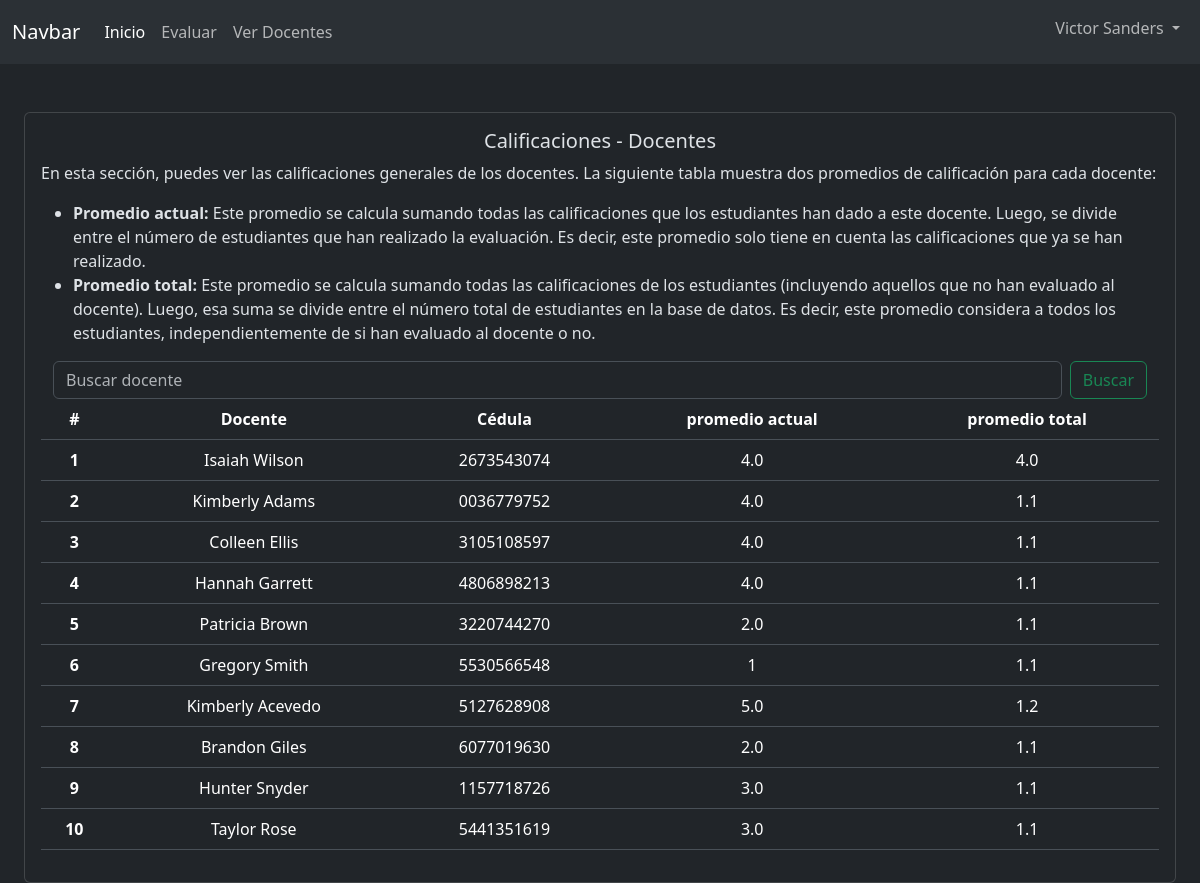
The app's page /docentes/listado/ (signed in) with its own data.
### assessments/models.py (models this page shows)
class Teacher(models.Model):
    first_name = models.CharField(max_length=50)
    last_name = models.CharField(max_length=50)
    dni = models.CharField(
        max_length=10,
        unique=True,
        validators=[
            RegexValidator(
                r"^\d{8,10}$", "La cédula deber ser un numero de max 10 dígitos"
            )
        ],
    )
    def __str__(self):
        return f"{self.first_name} {self.last_name}"

### assessments/views.py (the view)
# urls.py: path("docentes/listado/", views.view_assessments, name="View_assessments"),
@login_required
def view_assessments(request):
    user_name = request.user.first_name + " " + request.user.last_name
    data = {"user_name": user_name}
    query = request.GET.get("query", "").strip()
    if query:
        teachers = Teacher.objects.filter(
            Q(first_name__istartswith=query) | Q(last_name__istartswith=query)
        )
    else:
        teachers = Teacher.objects.all().prefetch_related("assessment_set")
    if not teachers:
        messages.warning(request, "No se encontraron docentes")
        return render(request, "layouts/view_assessment.html", data)
    teacher_data = []
    students_count = Student.objects.count()
    for teacher in teachers:
        current_avg_data = Assessment.objects.filter(teacher=teacher).aggregate(
            rating_avg=Avg("rating"), total=Count("rating")
        )
        current_avg = round(current_avg_data["rating_avg"] or 1, 1)
        total_ratings = current_avg_data["total"]
        sum_missing_ratings = students_count - total_ratings
        if sum_missing_ratings == 0:
            total_avg = current_avg
            teacher_data.append(
                {
                    "teacher": teacher,
                    "current_avg": current_avg,
                    "total_avg": total_avg,
                }
            )
            continue
        """ Calculo promedio total, aunque no hayan calificado se tiene en cuenta
        en este calculo las calificaciones que no se han hecho se tienen en cuenta
        como la calificación mas baja posible """
        total_avg = round(
            (
                ((current_avg + sum_missing_ratings) / students_count)
                if students_count > 0
                else 1
            ),
            1,
        )
        teacher_data.append(
            {
                "teacher": teacher,
                "current_avg": current_avg,
                "total_avg": total_avg,
            }
        )
    data["teacher_data"] = teacher_data
    return render(request, "layouts/view_assessment_page.html", data)

### assessments/templates/layouts/view_assessment_page.html (shortened to what this page needs)
{% extends 'base_html.html' %}
{% block content %}
<header class="">
  {% include "layouts/partials/nav.html" with user_name=user_name %}
</header>
<main class="row justify-content-evenly w-100 mt-5 ps-4">
  <section class="">
    <div class="card" style="width: 100%">
      <div class="card-body">
        <h5 class="card-title text-center">Calificaciones - Docentes</h5>
        <p class="card-text">
          En esta sección, puedes ver las calificaciones generales de los
          docentes. La siguiente tabla muestra dos promedios de calificación
          para cada docente:
        </p>
        <ul>
          <li>
            <strong>Promedio actual:</strong> Este promedio se calcula sumando
            todas las calificaciones que los estudiantes han dado a este
            docente. Luego, se divide entre el número de estudiantes que han
            realizado la evaluación. Es decir, este promedio solo tiene en
            cuenta las calificaciones que ya se han realizado.
          </li>
          <li>
            <strong>Promedio total:</strong> Este promedio se calcula sumando
            todas las calificaciones de los estudiantes (incluyendo aquellos que
            no han evaluado al docente). Luego, esa suma se divide entre el
            número total de estudiantes en la base de datos. Es decir, este
            promedio considera a todos los estudiantes, independientemente de si
            han evaluado al docente o no.
          </li>
        </ul>
        <div class="container-fluid">
          <form
            class="d-flex"
            role="search"
            method="get"
            action="{% url 'View_assessments' %}"
          >
            <input
              class="form-control me-2"
              type="search"
              name="query"
              placeholder="Buscar docente"
              aria-label="Search"
              value="{{ request.GET.query|default:'' }}"
            />
            <button class="btn btn-outline-success" type="submit">
              Buscar
            </button>
          </form>
        </div>
        <table class="table table-hover">
          <thead>
            <tr class="text-center align-middle">
              <th scope="col">#</th>
              <th scope="col">Docente</th>
              <th scope="col">Cédula</th>
              <th scope="col">promedio actual</th>
              <th scope="col">promedio total</th>
            </tr>
          </thead>
          <tbody>
            {% for teacher in teacher_data %}
            <tr
              class="text-center align-middle"
              role="button"
              onclick="window.location.href='{% url 'Teacher_assessments' teacher.teacher.id %}'"
            >
              <th scope="row">{{ teacher.teacher.id }}</th>
              <td>{{ teacher.teacher }}</td>
              <td>{{ teacher.teacher.dni }}</td>
              <td>{{ teacher.current_avg }}</td>
              <td>{{ teacher.total_avg }}</td>
            </tr>
            {% endfor %}
          </tbody>
        </table>
      </div>
    </div>
  </section>
</main>
{% endblock %}

### templates/base_html.html (shortened to what this page needs)
{% load static %}
<!DOCTYPE html>
<html lang="es" data-bs-theme="dark">
  <head>
    <link href="{% static 'bootstrap/css/bootstrap.min.css' %}" rel="stylesheet" />
  </head>
  <body class="bg-dark">
    {% block content %} {% endblock %}
  </body>
</html>

### assessments/templates/layouts/partials/nav.html (shortened to what this page needs)
<nav class="navbar navbar-expand-md bg-body-tertiary">
  <div class="container-fluid">
    <a class="navbar-brand" href="#">Navbar</a>
    <div class="collapse navbar-collapse" id="navbarSupportedContent">
      <ul class="navbar-nav me-auto mb-2 mb-lg-0">
        <li class="nav-item">
          <a class="nav-link active" aria-current="page" href="{% url "Home" %}">Inicio</a>
        </li>
        <li class="nav-item">
          <a class="nav-link" href="{% url "Assessment" %}">Evaluar</a>
        </li>
        <li class="nav-item">
          <a class="nav-link" href="{% url "View_assessments" %}">Ver Docentes</a>
        </li>
      </ul>
      <ul class="navbar-nav ms-auto mb-2">
        <li class="nav-item dropdown">
          <a class="nav-link dropdown-toggle" href="#" role="button" data-bs-toggle="dropdown" aria-expanded="false">
            {{user_name}}
          </a>
        </li>
      </ul>
    </div>
  </div>
</nav>

### records on screen
Teacher: teacher.id "1", teacher "Isaiah Wilson", teacher.dni "2673543074", current_avg "4.0", total_avg "4.0"
Teacher: teacher.id "2", teacher "Kimberly Adams", teacher.dni "0036779752", current_avg "4.0", total_avg "1.1"
Teacher: teacher.id "3", teacher "Colleen Ellis", teacher.dni "3105108597", current_avg "4.0", total_avg "1.1"
Teacher: teacher.id "4", teacher "Hannah Garrett", teacher.dni "4806898213", current_avg "4.0", total_avg "1.1"
Teacher: teacher.id "5", teacher "Patricia Brown", teacher.dni "3220744270", current_avg "2.0", total_avg "1.1"
Teacher: teacher.id "6", teacher "Gregory Smith", teacher.dni "5530566548", current_avg "1", total_avg "1.1"
Teacher: teacher.id "7", teacher "Kimberly Acevedo", teacher.dni "5127628908", current_avg "5.0", total_avg "1.2"
Teacher: teacher.id "8", teacher "Brandon Giles", teacher.dni "6077019630", current_avg "2.0", total_avg "1.1"
Teacher: teacher.id "9", teacher "Hunter Snyder", teacher.dni "1157718726", current_avg "3.0", total_avg "1.1"
Teacher: teacher.id "10", teacher "Taylor Rose", teacher.dni "5441351619", current_avg "3.0", total_avg "1.1"

### other values on screen
{{ user_name }} "Victor Sanders"
